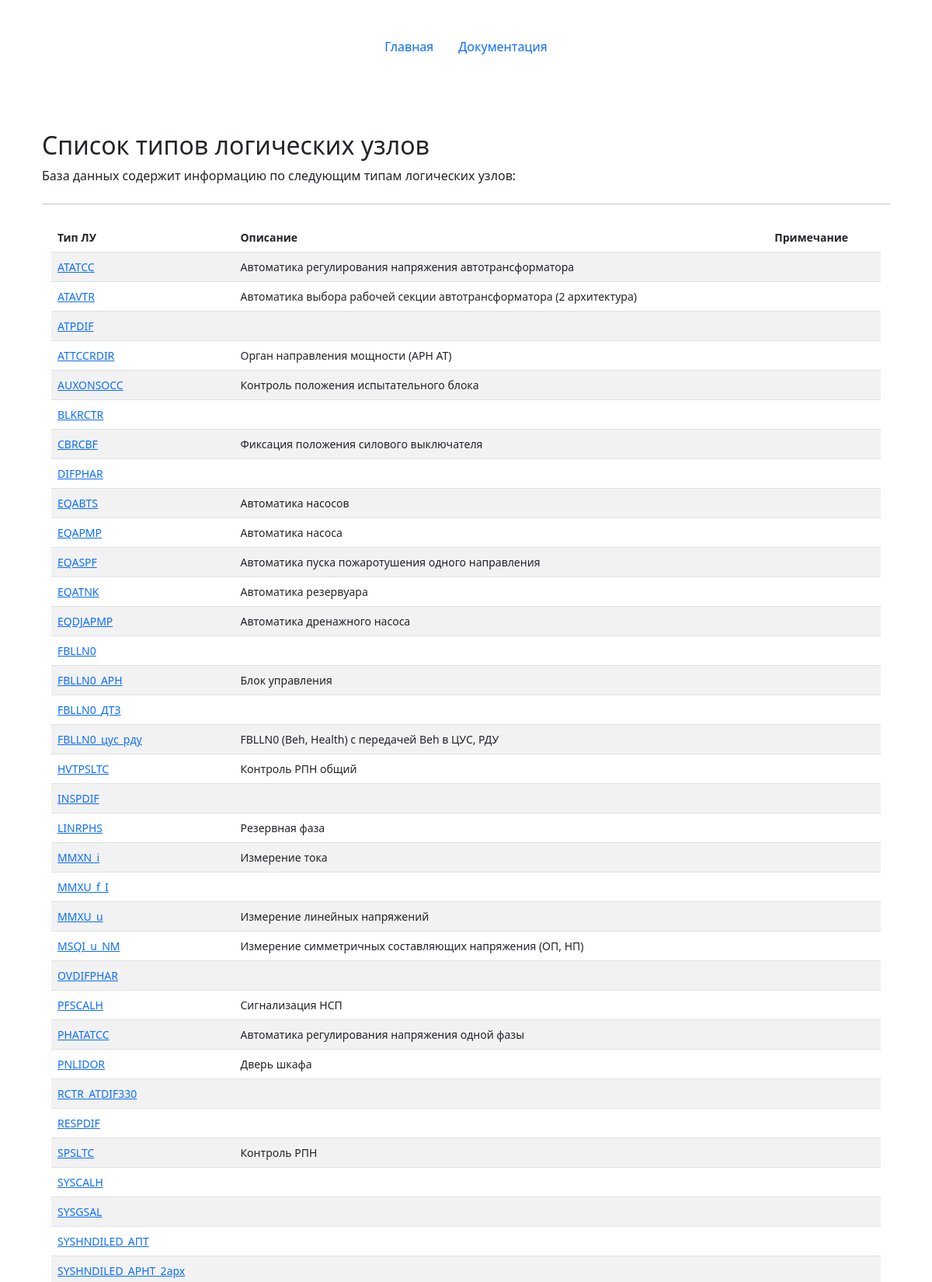
Page /lntypes/ (upper part) on the committed database.
### mainapp/models.py (models this page shows, shortened)
class LogicNodesTypes(models.Model):
    id = models.AutoField(primary_key=True)
    name = models.CharField(max_length=64, verbose_name='Имя типа ЛУ', unique=True)
    description = models.TextField(max_length=1024, blank=True, verbose_name='Описание')
    explanation = models.TextField(max_length=2048, blank=True, verbose_name='Пояснение')
    class Meta:
        verbose_name = 'Тип логического узла'
        verbose_name_plural = 'Типы логических узлов'
        ordering = ['name']

### mainapp/views.py (the view)
# urls.py: path('lntypes/', views.lntypes),
def lntypes(request):
    lntypes = LogicNodesTypes.objects.all()
    return render(request, 'mainapp/lntypes.html', {'lntypes':lntypes, 'title': 'Список типов логических узлов'})

### templates/mainapp/lntypes.html (shortened to what this page needs)
{% extends 'base.html' %}
{% block content %}
<main class="container py-5">
    {% if lntypes %}
    <h2 class="mt-4">Список типов логических узлов</h2>
    <p>База данных содержит информацию по следующим типам логических узлов:</p>
    <hr class="my-4">
    <div class="container small">
    <table class="table table-striped">
                <thead>
                    <tr>
                      <th scope="col">Тип ЛУ</th>
                      <th scope="col">Описание</th>
                      <th scope="col">Примечание</th>
                    </tr>
                </thead>
                <tbody>
                    {% for item in lntypes %}
                    <tr>
                        <td><a href="show/?name={{item.name}}&type=ln">{{item.name}}</a></td>
                        <td>{{item.description}}</td>
                        <td></td>
                    </tr>
                {% endfor %}
                </tbody>
            </table>
    </div>
    {% else %}
    <h2 class="mt-4">В базе данных нет типов логических узлов :(</h2>
    {% endif %}
</main>
{% endblock %}

### rows in the picture
LogicNodesTypes: name "ATATCC", description "Автоматика регулирования напряжения автотрансформатора"
LogicNodesTypes: name "ATAVTR", description "Автоматика выбора рабочей секции автотрансформатора (2 архитектура)"
LogicNodesTypes: name "ATPDIF"
LogicNodesTypes: name "ATTCCRDIR", description "Орган направления мощности (АРН АТ)"
LogicNodesTypes: name "AUXONSOCC", description "Контроль положения испытательного блока"
LogicNodesTypes: name "BLKRCTR"
LogicNodesTypes: name "CBRCBF", description "Фиксация положения силового выключателя"
LogicNodesTypes: name "DIFPHAR"
LogicNodesTypes: name "EQABTS", description "Автоматика насосов"
LogicNodesTypes: name "EQAPMP", description "Автоматика насоса"
LogicNodesTypes: name "EQASPF", description "Автоматика пуска пожаротушения одного направления"
LogicNodesTypes: name "EQATNK", description "Автоматика резервуара"
LogicNodesTypes: name "EQDJAPMP", description "Автоматика дренажного насоса"
LogicNodesTypes: name "FBLLN0"
LogicNodesTypes: name "FBLLN0_АРН", description "Блок управления"
LogicNodesTypes: name "FBLLN0_ДТЗ"
LogicNodesTypes: name "FBLLN0_цус_рду", description "FBLLN0 (Beh, Health) с передачей Beh в ЦУС, РДУ"
LogicNodesTypes: name "HVTPSLTC", description "Контроль РПН общий"
LogicNodesTypes: name "INSPDIF"
LogicNodesTypes: name "LINRPHS", description "Резервная фаза"
LogicNodesTypes: name "MMXN_i", description "Измерение тока"
LogicNodesTypes: name "MMXU_f_I"
LogicNodesTypes: name "MMXU_u", description "Измерение линейных напряжений"
LogicNodesTypes: name "MSQI_u_NM", description "Измерение симметричных составляющих напряжения (ОП, НП)"
LogicNodesTypes: name "OVDIFPHAR"
LogicNodesTypes: name "PFSCALH", description "Сигнализация НСП"
LogicNodesTypes: name "PHATATCC", description "Автоматика регулирования напряжения одной фазы"
LogicNodesTypes: name "PNLIDOR", description "Дверь шкафа"
LogicNodesTypes: name "RCTR_ATDIF330"
LogicNodesTypes: name "RESPDIF"
LogicNodesTypes: name "SPSLTC", description "Контроль РПН"
LogicNodesTypes: name "SYSCALH"
LogicNodesTypes: name "SYSGSAL"
LogicNodesTypes: name "SYSHNDILED_АПТ"
LogicNodesTypes: name "SYSHNDILED_АРНТ_2арх"
